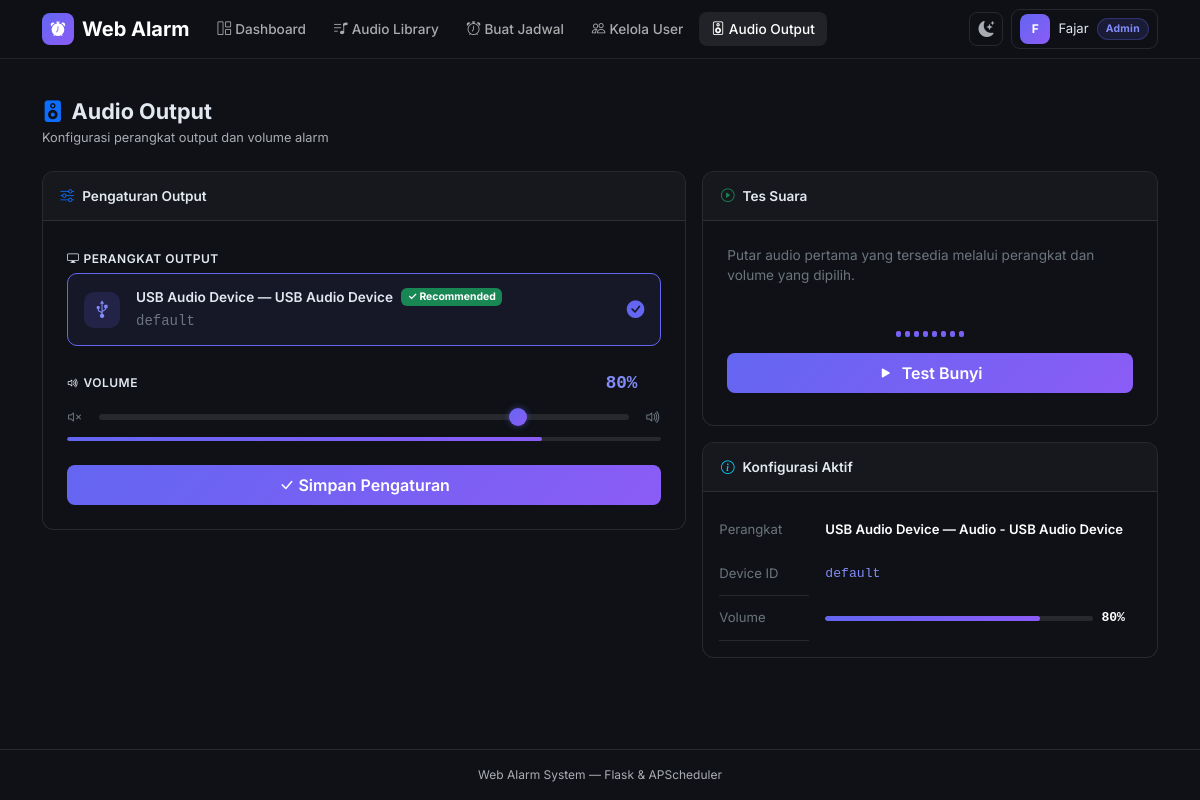
The app's page /settings (signed in) with its own data.
### models.py (models this page shows, shortened)
class User(UserMixin, db.Model):
    __tablename__ = 'users'
    id = db.Column(db.Integer, primary_key=True)
    name = db.Column(db.String(120), nullable=False)
    email = db.Column(db.String(120), unique=True, nullable=False)
    password_hash = db.Column(db.String(256), nullable=False)
    role = db.Column(db.String(20), default='user', nullable=False)
    is_active = db.Column(db.Boolean, default=True, nullable=False)
    created_at = db.Column(db.DateTime, default=datetime.utcnow, nullable=False)
    audios = db.relationship('Audio', backref='uploader', lazy=True)

class AudioSettings(db.Model):
    __tablename__ = 'audio_settings'
    id = db.Column(db.Integer, primary_key=True)
    output_device = db.Column(db.String(64), default='default', nullable=False)
    volume = db.Column(db.Integer, default=80, nullable=False)
    device_label = db.Column(db.String(128), default='Default Output', nullable=False)

### app.py (the view, shortened to what this page needs)
@app.route('/settings', methods=['GET', 'POST'])
@login_required
@admin_required
def audio_settings():
    settings = get_settings()
    devices = get_alsa_devices()
    hw_volume = get_current_volume()
    if settings.volume != hw_volume:
        settings.volume = hw_volume
        db.session.commit()
    return render_template('settings.html', settings=settings, devices=devices)

### app.py (called while the page is built)
def get_alsa_devices():
    devices = []
    card_names = {}
    try:
        with open('/proc/asound/cards', 'r') as f:
            for line in f:
                m = re.match(r'^\s*(\d+)\s+\[(\S+)\s*\].*?-\s*(.+)$', line)
                if m:
                    card_names[m.group(1)] = m.group(3).strip()
    except Exception:
        pass
    usb_card_name = card_names.get('1', 'USB Audio Device')
    devices.append({'id': 'default', 'name': f'USB Audio Device — {usb_card_name}',
                    'card': '1', 'device': '0', 'note': 'Recommended'})
    for card_num, card_name in card_names.items():
        devices.append({'id': f'hw:{card_num},0',
                        'name': f'{card_name} (Direct hw:{card_num},0)',
                        'card': card_num, 'device': '0', 'note': 'Direct'})
    return devices

def get_current_volume() -> int:
    try:
        out = subprocess.check_output(
            ['amixer', '-c', '1', 'sget', 'Speaker'],
            stderr=subprocess.DEVNULL, text=True
        )
        m = re.search(r'\[(\d+)%\]', out)
        if m:
            return int(m.group(1))
    except Exception:
        pass
    return 80

def get_settings():
    s = db.session.get(AudioSettings, 1)
    if not s:
        s = AudioSettings(id=1)
        db.session.add(s)
        db.session.commit()
    return s

@login_manager.user_loader
def load_user(user_id):
    return db.session.get(User, int(user_id))

def admin_required(f):
    @wraps(f)
    def decorated(*args, **kwargs):
        if not current_user.is_authenticated or current_user.role != 'admin':
            abort(403)
        return f(*args, **kwargs)
    return decorated

def is_admin():
    return current_user.is_authenticated and current_user.role == 'admin'

### templates/settings.html (shortened to what this page needs)
{% extends "base.html" %}
{% block content %}
<div class="mb-4">
  <h1 class="pg-title"><i class="bi bi-speaker-fill me-2 text-primary"></i>Audio Output</h1>
  <p class="pg-sub mb-0">Konfigurasi perangkat output dan volume alarm</p>
</div>
<div class="row g-3">
  <div class="col-12 col-lg-7">
    <div class="card">
      <div class="card-header">
        <i class="bi bi-sliders me-2 text-primary"></i>Pengaturan Output
      </div>
      <div class="card-body p-4">
        <form method="post" id="settingsForm">
          <div class="mb-4">
            <label class="form-label"><i class="bi bi-display me-1"></i>Perangkat Output</label>
            <div class="d-flex flex-column gap-2">
              {% for dev in devices %}
              <label class="dev-option {% if settings.output_device == dev.id %}selected{% endif %}"
                     data-device-id="{{ dev.id }}" data-device-label="{{ dev.name }}">
                <div class="d-flex align-items-center gap-3">
                  <span class="stat-icon si-indigo flex-shrink-0" style="width:36px;height:36px">
                    {% if 'usb' in dev.name.lower() %}<i class="bi bi-usb-symbol"></i>
                    {% elif 'display' in dev.name.lower() %}<i class="bi bi-display"></i>
                    {% else %}<i class="bi bi-speaker-fill"></i>{% endif %}
                  </span>
                  <div class="flex-fill">
                    <div class="d-flex align-items-center gap-2 flex-wrap">
                      <span class="fw-semibold" style="font-size:.85rem">{{ dev.name }}</span>
                      {% if dev.get('note') == 'Recommended' %}
                        <span class="badge text-bg-success" style="font-size:.65rem">✓ Recommended</span>
                      {% endif %}
                    </div>
                    <small class="text-secondary font-monospace">{{ dev.id }}</small>
                  </div>
                  <i class="bi bi-check-circle-fill dev-check flex-shrink-0"></i>
                </div>
              </label>
              {% endfor %}
            </div>
          </div>
          <div class="mb-4">
            <div class="d-flex justify-content-between align-items-center mb-2">
              <label class="form-label mb-0">
                <i class="bi bi-volume-up me-1"></i>Volume
              </label>
              <div class="d-flex align-items-center gap-2">
                <span id="volLabel" class="fw-bold font-monospace"
                      style="font-size:1.1rem;color:#818cf8">{{ settings.volume }}%</span>
              </div>
            </div>
            <div class="d-flex align-items-center gap-3">
              <i class="bi bi-volume-mute text-secondary"></i>
              <input type="range" class="flex-fill" name="volume" id="volumeSlider"
                     min="0" max="100" step="1" value="{{ settings.volume }}"/>
              <i class="bi bi-volume-up text-secondary"></i>
            </div>
            <div class="mt-2 rounded" style="height:4px;background:var(--bs-border-color);overflow:hidden">
              <div id="volBar"
                   style="height:100%;background:linear-gradient(90deg,var(--accent),var(--accent2));
                          border-radius:4px;width:{{ settings.volume }}%;transition:width .08s"></div>
            </div>
          </div>
          <button type="submit" class="btn btn-grad w-100 py-2">
            <i class="bi bi-check-lg me-1"></i>Simpan Pengaturan
          </button>
        </form>
      </div>
    </div>
  </div>
  <div class="col-12 col-lg-5">
    <div class="card mb-3">
      <div class="card-header">
        <i class="bi bi-play-circle me-2 text-success"></i>Tes Suara
      </div>
      <div class="card-body p-4">
        <p class="text-secondary mb-3" style="font-size:.85rem">
          Putar audio pertama yang tersedia melalui perangkat dan volume yang dipilih.
        </p>
        <div class="eq-bars mb-3" id="eqBars">
          <span></span><span></span><span></span><span></span>
          <span></span><span></span><span></span><span></span>
        </div>
        <button type="button" class="btn btn-grad w-100 py-2 mb-2" id="testBtn">
          <i class="bi bi-play-fill me-2"></i>Test Bunyi
        </button>
      </div>
    </div>
    <div class="card">
      <div class="card-header">
        <i class="bi bi-info-circle me-2 text-info"></i>Konfigurasi Aktif
      </div>
      <div class="card-body p-3">
        <table class="table table-sm mb-0" style="font-size:.82rem">
          <tr>
            <td class="text-secondary border-0 ps-0" style="width:90px">Perangkat</td>
            <td class="fw-semibold border-0" id="summaryDevice">{{ settings.device_label }}</td>
          </tr>
          <tr>
            <td class="text-secondary ps-0">Device ID</td>
            <td class="font-monospace border-0" id="summaryDeviceId"
                style="color:#818cf8">{{ settings.output_device }}</td>
          </tr>
          <tr>
            <td class="text-secondary ps-0">Volume</td>
            <td class="border-0">
              <div class="d-flex align-items-center gap-2">
                <div class="flex-fill rounded" style="height:5px;background:var(--bs-border-color);overflow:hidden">
                  <div id="summaryVolBar"
                       style="height:100%;background:linear-gradient(90deg,var(--accent),var(--accent2));
                              border-radius:4px;width:{{ settings.volume }}%;transition:width .2s"></div>
                </div>
                <span id="summaryVol" class="fw-bold font-monospace" style="font-size:.82rem;white-space:nowrap">
                  {{ settings.volume }}%
                </span>
              </div>
            </td>
          </tr>
        </table>
      </div>
    </div>
  </div>
</div>
{% endblock %}

### templates/base.html (shortened to what this page needs)
<!DOCTYPE html>
<html lang="id" data-bs-theme="dark">
<head>
  <link href="https://cdn.jsdelivr.net/npm/bootstrap@5.3.3/dist/css/bootstrap.min.css"
        rel="stylesheet"/>
  <link href="https://cdn.jsdelivr.net/npm/bootstrap-icons@1.11.3/font/bootstrap-icons.min.css"
        rel="stylesheet"/>
</head>
<body>
<nav class="navbar navbar-expand-lg sticky-top navbar-main">
  <div class="container-xl">
    <a class="navbar-brand d-flex align-items-center gap-2 fw-bold" href="{{ url_for('index') }}">
      <span class="navbar-brand-icon"><i class="bi bi-alarm-fill"></i></span>
      Web Alarm
    </a>
    <div class="collapse navbar-collapse" id="mainNav">
      <ul class="navbar-nav me-auto gap-1 mt-2 mt-lg-0">
        {% if current_user.is_authenticated %}
          <li class="nav-item">
            <a class="nav-link {% if request.endpoint == 'index' %}active{% endif %}"
               href="{{ url_for('index') }}">
              <i class="bi bi-grid-1x2 me-1"></i>Dashboard
            </a>
          </li>
          <li class="nav-item">
            <a class="nav-link {% if request.endpoint == 'audios' %}active{% endif %}"
               href="{{ url_for('audios') }}">
              <i class="bi bi-music-note-list me-1"></i>Audio Library
            </a>
          </li>
          <li class="nav-item">
            <a class="nav-link {% if request.endpoint in ['new_schedule','edit_schedule'] %}active{% endif %}"
               href="{{ url_for('new_schedule') }}">
              <i class="bi bi-alarm me-1"></i>Buat Jadwal
            </a>
          </li>
          {% if is_admin() %}
          <li class="nav-item">
            <a class="nav-link {% if request.endpoint in ['users','create_user','edit_user'] %}active{% endif %}"
               href="{{ url_for('users') }}">
              <i class="bi bi-people me-1"></i>Kelola User
            </a>
          </li>
          <li class="nav-item">
            <a class="nav-link {% if request.endpoint == 'audio_settings' %}active{% endif %}"
               href="{{ url_for('audio_settings') }}">
              <i class="bi bi-speaker me-1"></i>Audio Output
            </a>
          </li>
          {% endif %}
        {% endif %}
      </ul>
      <div class="d-flex align-items-center gap-2 mt-2 mt-lg-0">
        <button id="themeToggle" type="button" title="Toggle tema"
                onclick="toggleTheme()" class="d-none d-lg-flex">
          <i class="bi bi-sun-fill" id="themeIcon"></i>
        </button>
        {% if current_user.is_authenticated %}
          <div class="dropdown">
            <button class="btn btn-sm d-flex align-items-center gap-2 px-2 py-1"
                    style="border:1px solid var(--bs-border-color);border-radius:9px;
                           background:transparent;color:var(--bs-body-color)"
                    data-bs-toggle="dropdown" aria-expanded="false">
              <span class="user-av">{{ current_user.name[0]|upper }}</span>
              <span class="d-none d-sm-inline fw-500" style="font-size:.82rem">
                {{ current_user.name.split()[0] }}
              </span>
              <span class="{% if is_admin() %}badge-admin{% else %}badge-user{% endif %}">
                {{ 'Admin' if is_admin() else 'User' }}
              </span>
            </button>
          </div>
        {% else %}
          <a href="{{ url_for('login') }}" class="btn btn-sm btn-outline-secondary px-3">Login</a>
          <a href="{{ url_for('register') }}" class="btn btn-sm btn-grad px-3">Daftar</a>
        {% endif %}
      </div>
    </div>
  </div>
</nav>
<div class="container-xl pt-3">
</div>
<main class="container-xl py-4">
  {% block content %}{% endblock %}
</main>
<footer class="border-top py-3">
  <div class="container-xl text-center" style="font-size:.75rem;color:var(--bs-secondary-color)">
    Web Alarm System &mdash; Flask &amp; APScheduler
  </div>
</footer>
</body>
</html>

### templates/base.html (style rules this page uses)
body { font-family: 'Inter', system-ui, sans-serif; min-height: 100vh; display: flex; flex-direction: column; }
main { flex: 1; }
[data-bs-theme="dark"] { --bs-body-bg: #0f1117; --bs-body-color: #e2e8f0; --bs-border-color: rgba(255,255,255,.1); --bs-card-bg: #1a1f2e; --bs-secondary-bg: #141824; --bs-tertiary-bg: #1e2433; }
:root { --accent: #6366f1; --accent2: #8b5cf6; --accent-rgb: 99,102,241; }
[data-bs-theme="dark"] .navbar-main { background: rgba(15,17,23,.97) !important; border-bottom: 1px solid rgba(255,255,255,.08); backdrop-filter: blur(12px); }
.navbar-brand-icon { width: 32px; height: 32px; border-radius: 8px; background: linear-gradient(135deg, var(--accent), var(--accent2)); display: inline-flex; align-items: center; justify-content: center; font-size: .9rem; color: #fff; flex-shrink: 0; }
.nav-link { font-size: .85rem; font-weight: 500; border-radius: 8px !important; padding: .4rem .75rem !important; transition: background .15s; }
[data-bs-theme="dark"] .nav-link:hover, [data-bs-theme="dark"] .nav-link.active { background: rgba(255,255,255,.08) !important; color: #fff !important; }
.card { border-radius: 12px; border-color: var(--bs-border-color); }
.card-header { font-weight: 600; font-size: .85rem; border-bottom-color: var(--bs-border-color); padding: .85rem 1.1rem; border-radius: 12px 12px 0 0 !important; }
[data-bs-theme="dark"] .card-header { background: rgba(255,255,255,.03); }
.stat-icon { width: 44px; height: 44px; border-radius: 10px; flex-shrink: 0; display: flex; align-items: center; justify-content: center; font-size: 1.1rem; }
.si-indigo { background: rgba(99,102,241,.15); color: #818cf8; }
.btn-grad { background: linear-gradient(135deg, var(--accent), var(--accent2)); border: none; color: #fff; font-weight: 600; border-radius: 8px; transition: opacity .15s, transform .1s; }
.badge-admin { background: rgba(var(--accent-rgb),.15); color: #818cf8; border: 1px solid rgba(var(--accent-rgb),.3); padding: 2px 8px; border-radius: 20px; font-size: .65rem; font-weight: 700; letter-spacing: .3px; }
.table { font-size: .85rem; }
.table tbody td { padding: .75rem 1rem; vertical-align: middle; }
.form-label { font-size: .75rem; font-weight: 600; text-transform: uppercase; letter-spacing: .5px; margin-bottom: .35rem; }
input[type="range"] { -webkit-appearance: none; appearance: none; height: 6px; border-radius: 3px; outline: none; cursor: pointer; background: var(--bs-border-color); }
#themeToggle { width: 34px; height: 34px; border-radius: 8px; border: 1px solid var(--bs-border-color); background: transparent; display: flex; align-items: center; justify-content: center; cursor: pointer; transition: all .15s; font-size: 1rem; color: var(--bs-secondary-color); }
.user-av { width: 30px; height: 30px; border-radius: 8px; background: linear-gradient(135deg, var(--accent), var(--accent2)); display: inline-flex; align-items: center; justify-content: center; font-size: .75rem; font-weight: 700; color: #fff; flex-shrink: 0; }
.eq-bars { display: flex; align-items: flex-end; justify-content: center; gap: 4px; height: 36px; }
.eq-bars span { width: 5px; border-radius: 2px; height: 6px; background: linear-gradient(180deg, var(--accent2), var(--accent)); }
.dev-option { display: block; padding: .8rem 1rem; border-radius: 10px; border: 1px solid var(--bs-border-color); cursor: pointer; transition: all .15s; background: var(--bs-secondary-bg); }
.dev-option.selected { border-color: var(--accent); background: rgba(var(--accent-rgb),.08); }
.dev-check { color: var(--accent); opacity: 0; transition: opacity .15s; font-size: 1.1rem; }
.dev-option.selected .dev-check { opacity: 1; }
.pg-title { font-size: 1.35rem; font-weight: 700; margin: 0; }
.pg-sub { font-size: .8rem; color: var(--bs-secondary-color); margin-top: 3px; }

### records on screen
User: name "F", name "Fajar", is_active+role "Admin"
AudioSettings: name "USB Audio Device — USB Audio Device", id "default", volume "80", device_label "USB Audio Device — Audio - USB Audio Device", output_device "default"
